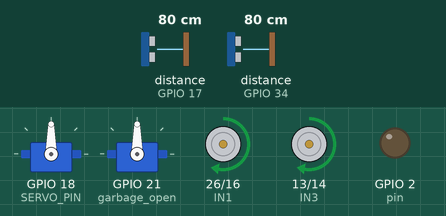
A sketch run on a simulated ESP32. Shown: 2 × servo, motor-driver pin pairs drawn as motors (green arrow = first pin HIGH = forward, orange = second pin HIGH = backward, longer = more drive, scaled by the enable pin), output pins drawn as LEDs (lit = HIGH). Wiring (inferred from the names in the program): 2 × ultrasonic range finder: trigger GPIO 5, echo GPIO 17 / trigger GPIO 23, echo GPIO 34. The inputs (shaded band) are chosen by the test bench; at power-on: distance to the obstacle (sensors on GPIO 17, GPIO 34) 80 cm. The echo pulse lasts 58.3 µs per cm; random numbers use the default seed unless the sketch sets one; pins used as bus, display or sensor lines are not drawn; what the sketch prints to the serial monitor is not drawn.

Above: at 2.2 s.
2.3 s: distance to the obstacle (sensor on GPIO 17) set to 66 cm
At 5.3 s:
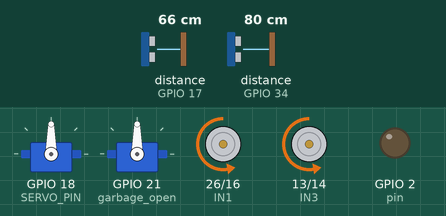
At 7.1 s:
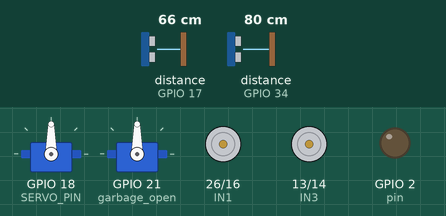
Timing chart, 0 to 17.9 s (numbered marks = the images above; inputs shaded):
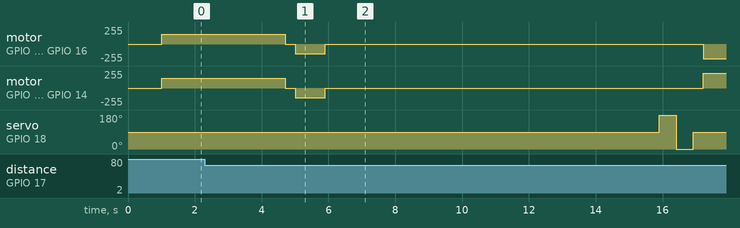

The sketch:

robot_2.ino
```cpp
#include <ESP32Servo.h>

#define IN1 26
#define IN2 16
#define IN3 13
#define IN4 14
#define EN_1 27
#define EN_2 33
#define SERVO_PIN 18
#define TRIG_PIN 5
#define ECHO_PIN 17
#define garbage_trig 23
#define garbage_echo 34
#define garbage_open 21
#define pin 2


Servo detection ;
Servo garbage;
int distance;
int dis;
int network_status=false;
void setup() {
Serial.begin(115200);


ESP32PWM::allocateTimer(0);
ESP32PWM::allocateTimer(1);


detection.setPeriodHertz(50);
garbage.setPeriodHertz(50);
detection.attach(SERVO_PIN, 500, 2400);
garbage.attach(garbage_open, 500, 2400);

pinMode(IN1, OUTPUT);
pinMode(IN2, OUTPUT);
pinMode(IN3, OUTPUT);
pinMode(IN4, OUTPUT);
pinMode(TRIG_PIN, OUTPUT);
pinMode(ECHO_PIN, INPUT);
pinMode(garbage_trig, OUTPUT);
pinMode(garbage_echo, INPUT);
ledcAttach(EN_1, 1000, 8);
ledcAttach(EN_2, 1000, 8);
delay(1000);
pinMode(pin , OUTPUT);
}

int getDistance() {
digitalWrite(TRIG_PIN, LOW);
delayMicroseconds(2);
digitalWrite(TRIG_PIN, HIGH);
delayMicroseconds(10);
digitalWrite(TRIG_PIN, LOW);
long duration = pulseIn(ECHO_PIN, HIGH, 25000);
int distance = duration * 0.034 / 2;
if (distance <= 0 || distance > 400) return 999;
return distance;
}
int dete(){
digitalWrite(garbage_trig, LOW);
delayMicroseconds(2);
digitalWrite(garbage_trig, HIGH);
delayMicroseconds(10);
digitalWrite(garbage_trig, LOW);

long dur = pulseIn(garbage_echo, HIGH, 25000);
int dis = dur * 0.034 / 2;

if (dis <= 0 || dis > 400) return 999;
return dis;
}

void moveForward() {
ledcWrite(EN_1,150);
ledcWrite(EN_2,150);
digitalWrite(IN1, HIGH);
digitalWrite(IN2, LOW);
digitalWrite(IN3, HIGH);
digitalWrite(IN4, LOW);
}

void reverseBot() {
ledcWrite(EN_1,150);
ledcWrite(EN_2,150);
digitalWrite(IN1, LOW);
digitalWrite(IN2, HIGH);
digitalWrite(IN3, LOW);
digitalWrite(IN4, HIGH);
}
void turnLeft() {
ledcWrite(EN_1,225);
ledcWrite(EN_2,225);
digitalWrite(IN1, LOW);
digitalWrite(IN2, HIGH);
digitalWrite(IN3, HIGH);
digitalWrite(IN4, LOW);
delay(500);}

void turnRight() {
ledcWrite(EN_1,225);
ledcWrite(EN_2,225);
digitalWrite(IN1, HIGH);
digitalWrite(IN2, LOW);
digitalWrite(IN3, LOW);
digitalWrite(IN4, HIGH);
delay(500);
}

void stopBot() {
ledcWrite(EN_1,0);
ledcWrite(EN_2,0);
digitalWrite(IN1, LOW);
digitalWrite(IN2, LOW);
digitalWrite(IN3, LOW);
digitalWrite(IN4, LOW);
}

int scanDirection(int angle) {
detection.write(angle);
delay(500);
return getDistance();
}

void loop() {
int dis=dete();
distance = getDistance();
Serial.print("Distance: ");
Serial.println(distance);
Serial.println("garbage_detection");
Serial.print(dis);


if (distance <= (50 +random(1,20))){
Serial.println("work");
stopBot();
delay(300);
reverseBot();
delay(900);
stopBot();
delay(5000);
dis=dete();
delay(5000);
if(dis <= random(5,10)){
delay(5000);
for(int x = 0;x <= 140; x+=2){
garbage.write(x);
 delay(random(10,20));
}
delay(random(1000,5000));
delay(3000);
garbage.write(0);
digitalWrite(pin ,HIGH);
delay(3000);


}


int distLeft = 0;
int distRight = 0;
if (random(0, 2) == 0) {
distLeft = scanDirection(180);
distRight = scanDirection(0);
} else {
distRight = scanDirection(180);
distLeft = scanDirection(0);
}

detection.write(90);
delay(300);
Serial.println("Left");
Serial.println(distLeft);
Serial.println("Right");
Serial.println(distRight);
if (distLeft >= distRight ){
turnLeft();Serial.println("Left");
delay(250);
} else {
turnRight();Serial.println("Right");
delay(250);
}
stopBot();
delay(200);
} else {
moveForward();
}
delay(400);
if (Serial.available()) {
 char cmd = Serial.read();

 if (cmd == 'r') {
Serial.println("Reverse");
stopBot();
reverseBot();
delay(2000);
}
else if (cmd == 'f') {
Serial.println("Forward");
moveForward();
}
else if (cmd == 's') {
Serial.println("Stop");
stopBot();
delay(20000);
}else if (cmd == 't') {
Serial.println("Stop");
turnRight();
delay(20000);
}else if (cmd == 'l') {
Serial.println("Stop");
turnLeft();
delay(20000);
}
Serial.println("stuheheheuhodhodhoh");
}
}
```

Measured:
- the behaviour switches between 71 and 70 cm on distance to the obstacle (sensor on GPIO 17) (found by bisection; images 0 and 1)
